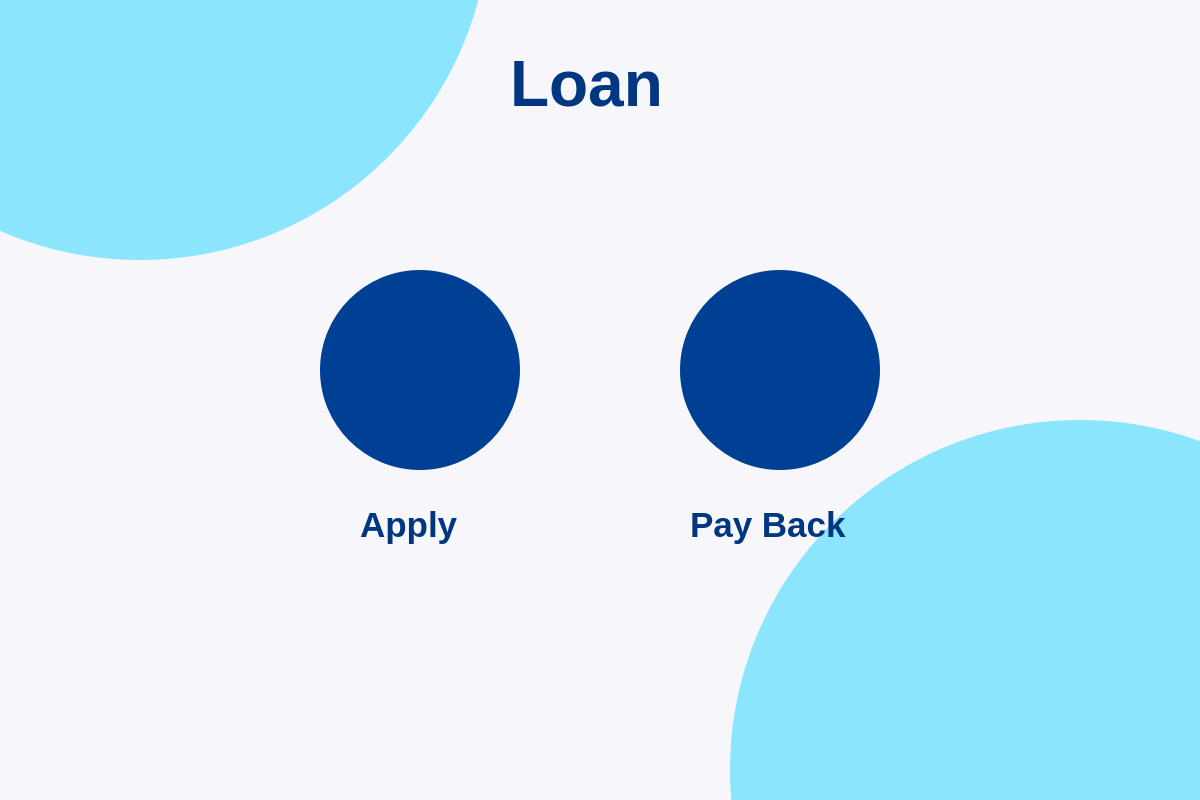
<?xml version="1.0" encoding="UTF-8"?>
<ui version="4.0">
 <class>MainWindow</class>
 <widget class="QMainWindow" name="MainWindow">
  <property name="geometry">
   <rect>
    <x>0</x>
    <y>0</y>
    <width>1200</width>
    <height>800</height>
   </rect>
  </property>
  <property name="sizePolicy">
   <sizepolicy hsizetype="Preferred" vsizetype="Preferred">
    <horstretch>0</horstretch>
    <verstretch>0</verstretch>
   </sizepolicy>
  </property>
  <property name="palette">
   <palette>
    <active>
     <colorrole role="WindowText">
      <brush brushstyle="SolidPattern">
       <color alpha="255">
        <red>0</red>
        <green>0</green>
        <blue>0</blue>
       </color>
      </brush>
     </colorrole>
     <colorrole role="Button">
      <brush brushstyle="SolidPattern">
       <color alpha="255">
        <red>247</red>
        <green>246</green>
        <blue>251</blue>
       </color>
      </brush>
     </colorrole>
     <colorrole role="Light">
      <brush brushstyle="SolidPattern">
       <color alpha="255">
        <red>255</red>
        <green>255</green>
        <blue>255</blue>
       </color>
      </brush>
     </colorrole>
     <colorrole role="Midlight">
      <brush brushstyle="SolidPattern">
       <color alpha="255">
        <red>251</red>
        <green>250</green>
        <blue>253</blue>
       </color>
      </brush>
     </colorrole>
     <colorrole role="Dark">
      <brush brushstyle="SolidPattern">
       <color alpha="255">
        <red>123</red>
        <green>123</green>
        <blue>125</blue>
       </color>
      </brush>
     </colorrole>
     <colorrole role="Mid">
      <brush brushstyle="SolidPattern">
       <color alpha="255">
        <red>165</red>
        <green>164</green>
        <blue>167</blue>
       </color>
      </brush>
     </colorrole>
     <colorrole role="Text">
      <brush brushstyle="SolidPattern">
       <color alpha="255">
        <red>0</red>
        <green>0</green>
        <blue>0</blue>
       </color>
      </brush>
     </colorrole>
     <colorrole role="BrightText">
      <brush brushstyle="SolidPattern">
       <color alpha="255">
        <red>255</red>
        <green>255</green>
        <blue>255</blue>
       </color>
      </brush>
     </colorrole>
     <colorrole role="ButtonText">
      <brush brushstyle="SolidPattern">
       <color alpha="255">
        <red>0</red>
        <green>0</green>
        <blue>0</blue>
       </color>
      </brush>
     </colorrole>
     <colorrole role="Base">
      <brush brushstyle="SolidPattern">
       <color alpha="255">
        <red>247</red>
        <green>246</green>
        <blue>251</blue>
       </color>
      </brush>
     </colorrole>
     <colorrole role="Window">
      <brush brushstyle="SolidPattern">
       <color alpha="255">
        <red>247</red>
        <green>246</green>
        <blue>251</blue>
       </color>
      </brush>
     </colorrole>
     <colorrole role="Shadow">
      <brush brushstyle="SolidPattern">
       <color alpha="255">
        <red>0</red>
        <green>0</green>
        <blue>0</blue>
       </color>
      </brush>
     </colorrole>
     <colorrole role="AlternateBase">
      <brush brushstyle="SolidPattern">
       <color alpha="255">
        <red>251</red>
        <green>250</green>
        <blue>253</blue>
       </color>
      </brush>
     </colorrole>
     <colorrole role="ToolTipBase">
      <brush brushstyle="SolidPattern">
       <color alpha="255">
        <red>255</red>
        <green>255</green>
        <blue>220</blue>
       </color>
      </brush>
     </colorrole>
     <colorrole role="ToolTipText">
      <brush brushstyle="SolidPattern">
       <color alpha="255">
        <red>0</red>
        <green>0</green>
        <blue>0</blue>
       </color>
      </brush>
     </colorrole>
     <colorrole role="PlaceholderText">
      <brush brushstyle="SolidPattern">
       <color alpha="128">
        <red>0</red>
        <green>0</green>
        <blue>0</blue>
       </color>
      </brush>
     </colorrole>
    </active>
    <inactive>
     <colorrole role="WindowText">
      <brush brushstyle="SolidPattern">
       <color alpha="255">
        <red>0</red>
        <green>0</green>
        <blue>0</blue>
       </color>
      </brush>
     </colorrole>
     <colorrole role="Button">
      <brush brushstyle="SolidPattern">
       <color alpha="255">
        <red>247</red>
        <green>246</green>
        <blue>251</blue>
       </color>
      </brush>
     </colorrole>
     <colorrole role="Light">
      <brush brushstyle="SolidPattern">
       <color alpha="255">
        <red>255</red>
        <green>255</green>
        <blue>255</blue>
       </color>
      </brush>
     </colorrole>
     <colorrole role="Midlight">
      <brush brushstyle="SolidPattern">
       <color alpha="255">
        <red>251</red>
        <green>250</green>
        <blue>253</blue>
       </color>
      </brush>
     </colorrole>
     <colorrole role="Dark">
      <brush brushstyle="SolidPattern">
       <color alpha="255">
        <red>123</red>
        <green>123</green>
        <blue>125</blue>
       </color>
      </brush>
     </colorrole>
     <colorrole role="Mid">
      <brush brushstyle="SolidPattern">
       <color alpha="255">
        <red>165</red>
        <green>164</green>
        <blue>167</blue>
       </color>
      </brush>
     </colorrole>
     <colorrole role="Text">
      <brush brushstyle="SolidPattern">
       <color alpha="255">
        <red>0</red>
        <green>0</green>
        <blue>0</blue>
       </color>
      </brush>
     </colorrole>
     <colorrole role="BrightText">
      <brush brushstyle="SolidPattern">
       <color alpha="255">
        <red>255</red>
        <green>255</green>
        <blue>255</blue>
       </color>
      </brush>
     </colorrole>
     <colorrole role="ButtonText">
      <brush brushstyle="SolidPattern">
       <color alpha="255">
        <red>0</red>
        <green>0</green>
        <blue>0</blue>
       </color>
      </brush>
     </colorrole>
     <colorrole role="Base">
      <brush brushstyle="SolidPattern">
       <color alpha="255">
        <red>247</red>
        <green>246</green>
        <blue>251</blue>
       </color>
      </brush>
     </colorrole>
     <colorrole role="Window">
      <brush brushstyle="SolidPattern">
       <color alpha="255">
        <red>247</red>
        <green>246</green>
        <blue>251</blue>
       </color>
      </brush>
     </colorrole>
     <colorrole role="Shadow">
      <brush brushstyle="SolidPattern">
       <color alpha="255">
        <red>0</red>
        <green>0</green>
        <blue>0</blue>
       </color>
      </brush>
     </colorrole>
     <colorrole role="AlternateBase">
      <brush brushstyle="SolidPattern">
       <color alpha="255">
        <red>251</red>
        <green>250</green>
        <blue>253</blue>
       </color>
      </brush>
     </colorrole>
     <colorrole role="ToolTipBase">
      <brush brushstyle="SolidPattern">
       <color alpha="255">
        <red>255</red>
        <green>255</green>
        <blue>220</blue>
       </color>
      </brush>
     </colorrole>
     <colorrole role="ToolTipText">
      <brush brushstyle="SolidPattern">
       <color alpha="255">
        <red>0</red>
        <green>0</green>
        <blue>0</blue>
       </color>
      </brush>
     </colorrole>
     <colorrole role="PlaceholderText">
      <brush brushstyle="SolidPattern">
       <color alpha="128">
        <red>0</red>
        <green>0</green>
        <blue>0</blue>
       </color>
      </brush>
     </colorrole>
    </inactive>
    <disabled>
     <colorrole role="WindowText">
      <brush brushstyle="SolidPattern">
       <color alpha="255">
        <red>123</red>
        <green>123</green>
        <blue>125</blue>
       </color>
      </brush>
     </colorrole>
     <colorrole role="Button">
      <brush brushstyle="SolidPattern">
       <color alpha="255">
        <red>247</red>
        <green>246</green>
        <blue>251</blue>
       </color>
      </brush>
     </colorrole>
     <colorrole role="Light">
      <brush brushstyle="SolidPattern">
       <color alpha="255">
        <red>255</red>
        <green>255</green>
        <blue>255</blue>
       </color>
      </brush>
     </colorrole>
     <colorrole role="Midlight">
      <brush brushstyle="SolidPattern">
       <color alpha="255">
        <red>251</red>
        <green>250</green>
        <blue>253</blue>
       </color>
      </brush>
     </colorrole>
     <colorrole role="Dark">
      <brush brushstyle="SolidPattern">
       <color alpha="255">
        <red>123</red>
        <green>123</green>
        <blue>125</blue>
       </color>
      </brush>
     </colorrole>
     <colorrole role="Mid">
      <brush brushstyle="SolidPattern">
       <color alpha="255">
        <red>165</red>
        <green>164</green>
        <blue>167</blue>
       </color>
      </brush>
     </colorrole>
     <colorrole role="Text">
      <brush brushstyle="SolidPattern">
       <color alpha="255">
        <red>123</red>
        <green>123</green>
        <blue>125</blue>
       </color>
      </brush>
     </colorrole>
     <colorrole role="BrightText">
      <brush brushstyle="SolidPattern">
       <color alpha="255">
        <red>255</red>
        <green>255</green>
        <blue>255</blue>
       </color>
      </brush>
     </colorrole>
     <colorrole role="ButtonText">
      <brush brushstyle="SolidPattern">
       <color alpha="255">
        <red>123</red>
        <green>123</green>
        <blue>125</blue>
       </color>
      </brush>
     </colorrole>
     <colorrole role="Base">
      <brush brushstyle="SolidPattern">
       <color alpha="255">
        <red>247</red>
        <green>246</green>
        <blue>251</blue>
       </color>
      </brush>
     </colorrole>
     <colorrole role="Window">
      <brush brushstyle="SolidPattern">
       <color alpha="255">
        <red>247</red>
        <green>246</green>
        <blue>251</blue>
       </color>
      </brush>
     </colorrole>
     <colorrole role="Shadow">
      <brush brushstyle="SolidPattern">
       <color alpha="255">
        <red>0</red>
        <green>0</green>
        <blue>0</blue>
       </color>
      </brush>
     </colorrole>
     <colorrole role="AlternateBase">
      <brush brushstyle="SolidPattern">
       <color alpha="255">
        <red>247</red>
        <green>246</green>
        <blue>251</blue>
       </color>
      </brush>
     </colorrole>
     <colorrole role="ToolTipBase">
      <brush brushstyle="SolidPattern">
       <color alpha="255">
        <red>255</red>
        <green>255</green>
        <blue>220</blue>
       </color>
      </brush>
     </colorrole>
     <colorrole role="ToolTipText">
      <brush brushstyle="SolidPattern">
       <color alpha="255">
        <red>0</red>
        <green>0</green>
        <blue>0</blue>
       </color>
      </brush>
     </colorrole>
     <colorrole role="PlaceholderText">
      <brush brushstyle="SolidPattern">
       <color alpha="128">
        <red>0</red>
        <green>0</green>
        <blue>0</blue>
       </color>
      </brush>
     </colorrole>
    </disabled>
   </palette>
  </property>
  <property name="font">
   <font>
    <family>Yu Gothic UI</family>
    <weight>75</weight>
    <bold>true</bold>
   </font>
  </property>
  <property name="windowTitle">
   <string>iKYC</string>
  </property>
  <property name="layoutDirection">
   <enum>Qt::LeftToRight</enum>
  </property>
  <property name="autoFillBackground">
   <bool>false</bool>
  </property>
  <property name="styleSheet">
   <string notr="true">QMainWindow{
	background-color: rgb(247, 246, 251);
}</string>
  </property>
  <widget class="QWidget" name="centralwidget">
   <widget class="QLabel" name="ProfileTitleLabel">
    <property name="geometry">
     <rect>
      <x>510</x>
      <y>30</y>
      <width>180</width>
      <height>110</height>
     </rect>
    </property>
    <property name="font">
     <font>
      <family>Yu Gothic UI</family>
      <pointsize>48</pointsize>
      <weight>75</weight>
      <bold>true</bold>
     </font>
    </property>
    <property name="contextMenuPolicy">
     <enum>Qt::NoContextMenu</enum>
    </property>
    <property name="text">
     <string>&lt;html&gt;&lt;head/&gt;&lt;body&gt;&lt;p&gt;&lt;span style=&quot; color:#003780;&quot;&gt;Loan&lt;/span&gt;&lt;/p&gt;&lt;/body&gt;&lt;/html&gt;</string>
    </property>
    <property name="alignment">
     <set>Qt::AlignLeading|Qt::AlignLeft|Qt::AlignVCenter</set>
    </property>
   </widget>
   <widget class="QLabel" name="name_value">
    <property name="geometry">
     <rect>
      <x>470</x>
      <y>420</y>
      <width>601</width>
      <height>71</height>
     </rect>
    </property>
    <property name="font">
     <font>
      <family>Yu Gothic UI</family>
     </font>
    </property>
    <property name="text">
     <string>&lt;html&gt;&lt;head/&gt;&lt;body&gt;&lt;p&gt;&lt;br/&gt;&lt;/p&gt;&lt;/body&gt;&lt;/html&gt;</string>
    </property>
   </widget>
   <widget class="QPushButton" name="backButton">
    <property name="geometry">
     <rect>
      <x>910</x>
      <y>550</y>
      <width>200</width>
      <height>200</height>
     </rect>
    </property>
    <property name="font">
     <font>
      <family>Yu Gothic UI</family>
      <pointsize>12</pointsize>
      <weight>75</weight>
      <bold>true</bold>
     </font>
    </property>
    <property name="cursor">
     <cursorShape>ArrowCursor</cursorShape>
    </property>
    <property name="styleSheet">
     <string notr="true">QPushButton{
    background: rgb(139, 229, 253);
    background-image : url(resources/back.png);
	background-repeat: no-repeat;
	background-position: center;
    border-radius: 100px;
}
QPushButton:hover{
    background: rgb(139, 229, 253);
	background-image : url(resources/back.png);
	background-repeat: no-repeat;
	background-position: center;
    border-radius: 100px;
}
QPushButton:pressed{
    background: rgb(139, 229, 253);
    background-image : url(resources/back.png);
	background-repeat: no-repeat;
	background-position: center;
    border-radius: 100px;
}</string>
    </property>
    <property name="text">
     <string/>
    </property>
   </widget>
   <widget class="QLabel" name="small_logo">
    <property name="geometry">
     <rect>
      <x>110</x>
      <y>-110</y>
      <width>1200</width>
      <height>1200</height>
     </rect>
    </property>
    <property name="styleSheet">
     <string notr="true"/>
    </property>
    <property name="text">
     <string/>
    </property>
    <property name="pixmap">
     <pixmap>resources/small_logo_trans10.png</pixmap>
    </property>
    <property name="scaledContents">
     <bool>true</bool>
    </property>
   </widget>
   <widget class="QLabel" name="label">
    <property name="geometry">
     <rect>
      <x>-210</x>
      <y>-440</y>
      <width>700</width>
      <height>700</height>
     </rect>
    </property>
    <property name="styleSheet">
     <string notr="true">QLabel{
	background: rgb(139, 229, 253);
	border-radius: 350px;
}</string>
    </property>
    <property name="text">
     <string/>
    </property>
   </widget>
   <widget class="QLabel" name="uid_value">
    <property name="geometry">
     <rect>
      <x>470</x>
      <y>280</y>
      <width>601</width>
      <height>71</height>
     </rect>
    </property>
    <property name="font">
     <font>
      <family>Yu Gothic UI</family>
     </font>
    </property>
    <property name="text">
     <string>&lt;html&gt;&lt;head/&gt;&lt;body&gt;&lt;p&gt;&lt;br/&gt;&lt;/p&gt;&lt;/body&gt;&lt;/html&gt;</string>
    </property>
   </widget>
   <widget class="QPushButton" name="applyButton">
    <property name="geometry">
     <rect>
      <x>320</x>
      <y>270</y>
      <width>200</width>
      <height>200</height>
     </rect>
    </property>
    <property name="font">
     <font>
      <family>Yu Gothic UI</family>
      <pointsize>12</pointsize>
      <weight>75</weight>
      <bold>true</bold>
     </font>
    </property>
    <property name="cursor">
     <cursorShape>ArrowCursor</cursorShape>
    </property>
    <property name="styleSheet">
     <string notr="true">QPushButton{
    background: #004094;
    background-image : url(resources/applyLoan.png);
	background-repeat: no-repeat;
	background-position: center;
    border-radius: 100px;
}
QPushButton:hover{
    background: rgb(0, 71, 163);
	background-image : url(resources/applyLoan.png);
	background-repeat: no-repeat;
	background-position: center;
    border-radius: 100px;
}
QPushButton:pressed{
    background: #004094;
    background-image : url(resources/applyLoan.png);
	background-repeat: no-repeat;
	background-position: center;
    border-radius: 100px;
}</string>
    </property>
    <property name="text">
     <string/>
    </property>
   </widget>
   <widget class="QPushButton" name="payButton">
    <property name="geometry">
     <rect>
      <x>680</x>
      <y>270</y>
      <width>200</width>
      <height>200</height>
     </rect>
    </property>
    <property name="font">
     <font>
      <family>Yu Gothic UI</family>
      <pointsize>12</pointsize>
      <weight>75</weight>
      <bold>true</bold>
     </font>
    </property>
    <property name="cursor">
     <cursorShape>ArrowCursor</cursorShape>
    </property>
    <property name="styleSheet">
     <string notr="true">QPushButton{
    background: #004094;
    background-image : url(resources/payBack.png);
	background-repeat: no-repeat;
	background-position: center;
    border-radius: 100px;
}
QPushButton:hover{
    background: rgb(0, 71, 163);
	background-image : url(resources/payBack.png);
	background-repeat: no-repeat;
	background-position: center;
    border-radius: 100px;
}
QPushButton:pressed{
    background: #004094;
    background-image : url(resources/payBack.png);
	background-repeat: no-repeat;
	background-position: center;
    border-radius: 100px;
}</string>
    </property>
    <property name="text">
     <string/>
    </property>
   </widget>
   <widget class="QLabel" name="ProfileTitleLabel_3">
    <property name="geometry">
     <rect>
      <x>360</x>
      <y>470</y>
      <width>121</width>
      <height>110</height>
     </rect>
    </property>
    <property name="font">
     <font>
      <family>Yu Gothic UI</family>
      <pointsize>48</pointsize>
      <weight>75</weight>
      <bold>true</bold>
     </font>
    </property>
    <property name="contextMenuPolicy">
     <enum>Qt::NoContextMenu</enum>
    </property>
    <property name="text">
     <string>&lt;html&gt;&lt;head/&gt;&lt;body&gt;&lt;p&gt;&lt;span style=&quot; font-size:26pt; color:#003780;&quot;&gt;Apply&lt;/span&gt;&lt;/p&gt;&lt;/body&gt;&lt;/html&gt;</string>
    </property>
    <property name="alignment">
     <set>Qt::AlignLeading|Qt::AlignLeft|Qt::AlignVCenter</set>
    </property>
   </widget>
   <widget class="QLabel" name="ProfileTitleLabel_4">
    <property name="geometry">
     <rect>
      <x>690</x>
      <y>470</y>
      <width>181</width>
      <height>110</height>
     </rect>
    </property>
    <property name="font">
     <font>
      <family>Yu Gothic UI</family>
      <pointsize>48</pointsize>
      <weight>75</weight>
      <bold>true</bold>
     </font>
    </property>
    <property name="contextMenuPolicy">
     <enum>Qt::NoContextMenu</enum>
    </property>
    <property name="text">
     <string>&lt;html&gt;&lt;head/&gt;&lt;body&gt;&lt;p&gt;&lt;span style=&quot; font-size:26pt; color:#003780;&quot;&gt;Pay Back&lt;/span&gt;&lt;/p&gt;&lt;/body&gt;&lt;/html&gt;</string>
    </property>
    <property name="alignment">
     <set>Qt::AlignLeading|Qt::AlignLeft|Qt::AlignVCenter</set>
    </property>
   </widget>
   <widget class="QLabel" name="label_2">
    <property name="geometry">
     <rect>
      <x>730</x>
      <y>420</y>
      <width>700</width>
      <height>700</height>
     </rect>
    </property>
    <property name="styleSheet">
     <string notr="true">QLabel{
	background: rgb(139, 229, 253);
	border-radius: 350px;
}</string>
    </property>
    <property name="text">
     <string/>
    </property>
   </widget>
   <zorder>small_logo</zorder>
   <zorder>label_2</zorder>
   <zorder>name_value</zorder>
   <zorder>label</zorder>
   <zorder>ProfileTitleLabel</zorder>
   <zorder>uid_value</zorder>
   <zorder>applyButton</zorder>
   <zorder>payButton</zorder>
   <zorder>ProfileTitleLabel_3</zorder>
   <zorder>ProfileTitleLabel_4</zorder>
   <zorder>backButton</zorder>
  </widget>
 </widget>
 <resources/>
 <connections/>
</ui>
